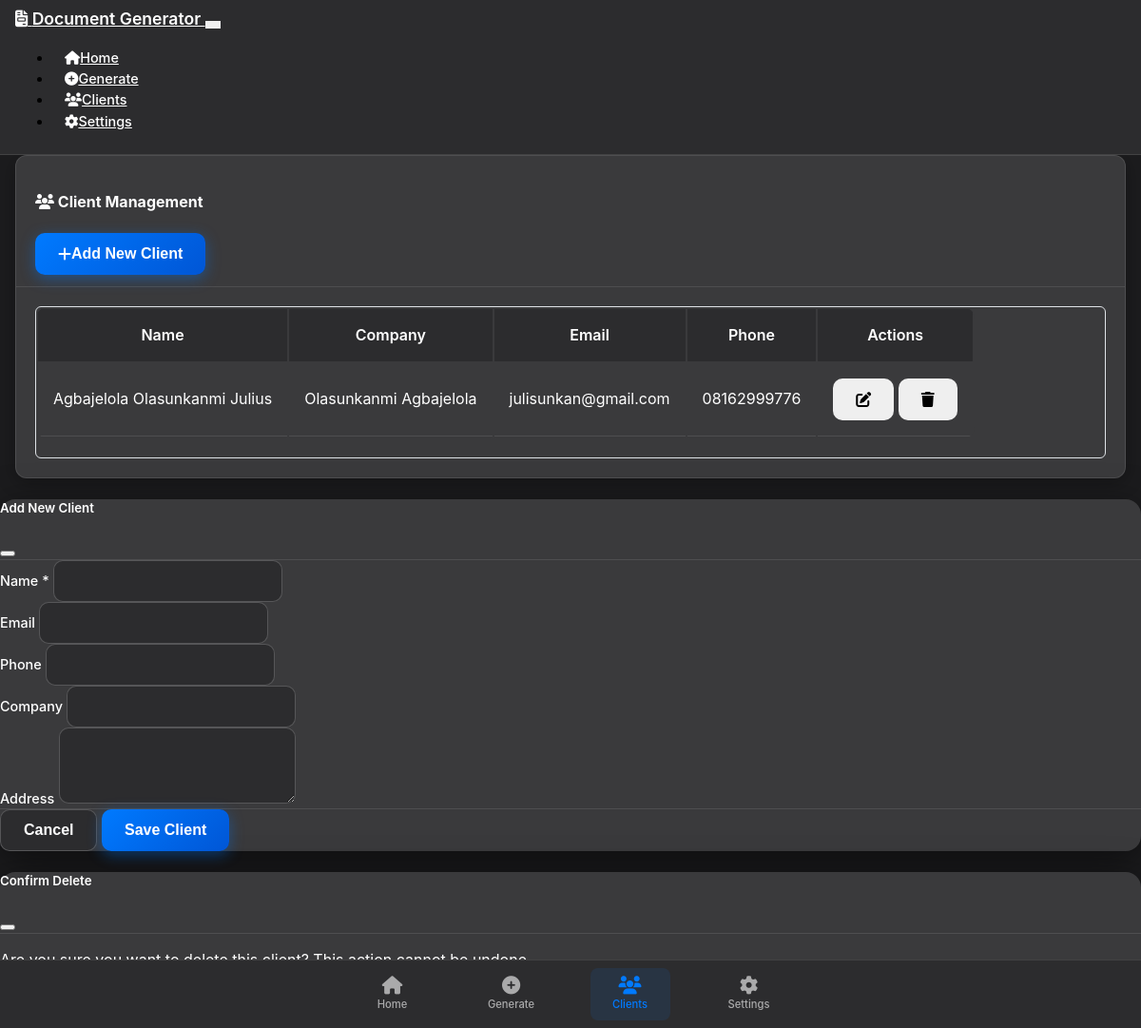
The app's page /clients, older data.
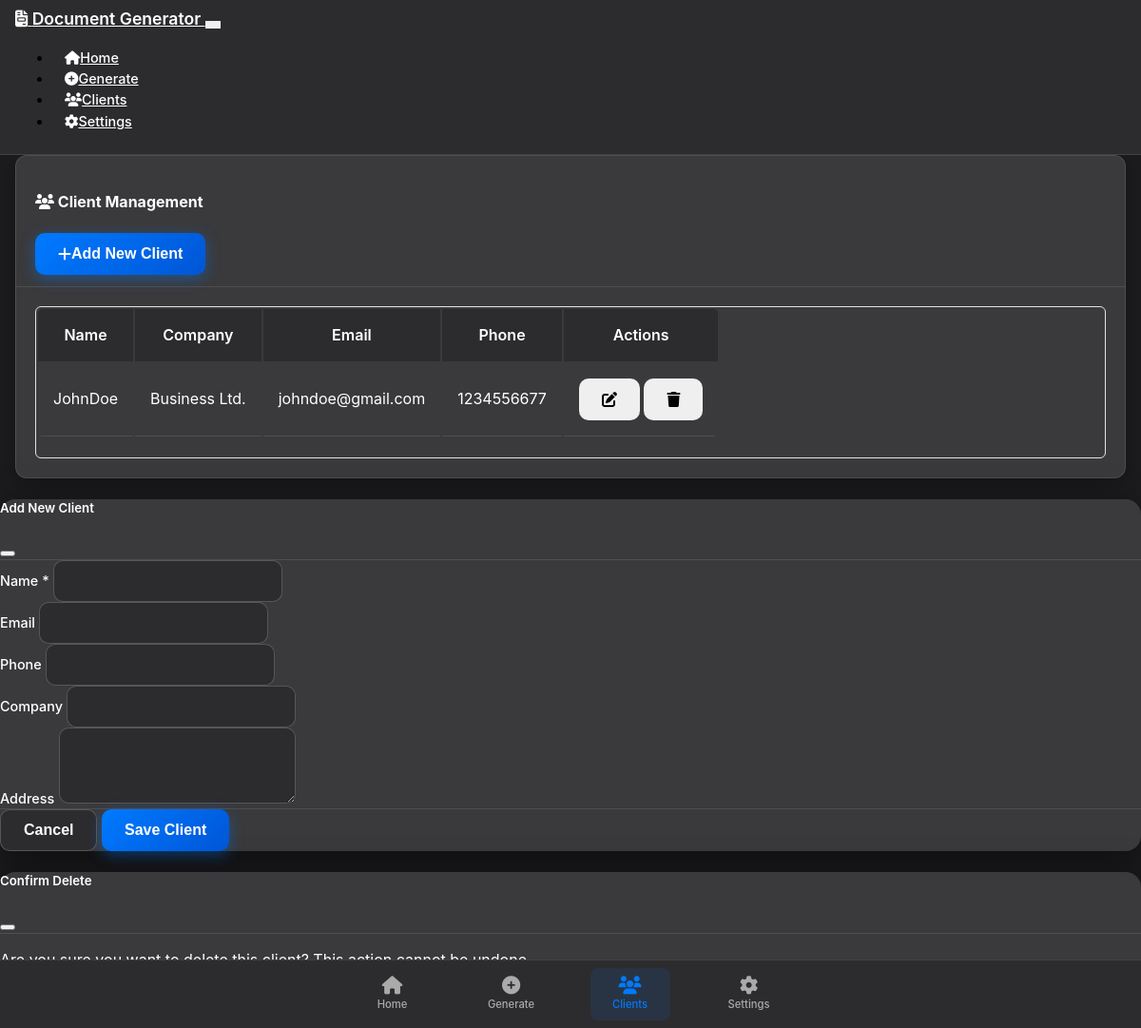
The same page, newer data.
### models.py (models this page shows, shortened)
class Client(db.Model):
    id = db.Column(db.Integer, primary_key=True)
    name = db.Column(db.String(200), nullable=False)
    email = db.Column(db.String(120), default="")
    phone = db.Column(db.String(50), default="")
    address = db.Column(db.Text, default="")
    company = db.Column(db.String(200), default="")
    created_at = db.Column(db.DateTime, default=datetime.utcnow)
    updated_at = db.Column(db.DateTime, default=datetime.utcnow, onupdate=datetime.utcnow)

### routes.py (the view)
@app.route('/clients')
def client_management():
    clients = Client.query.all()
    return render_template('client_management.html', clients=clients)

### templates/client_management.html (shortened to what this page needs)
{% extends "base.html" %}
{% block content %}
<div class="container">
    <div class="row">
        <div class="col-12">
            <div class="card">
                <div class="card-header d-flex justify-content-between align-items-center">
                    <h4 class="mb-0">
                        <i class="fas fa-users me-2"></i>
                        Client Management
                    </h4>
                    <button type="button" class="btn btn-primary" data-bs-toggle="modal" data-bs-target="#clientModal">
                        <i class="fas fa-plus me-2"></i>Add New Client
                    </button>
                </div>
                <div class="card-body">
                    <div class="table-responsive">
                        <table class="table table-hover">
                            <thead>
                                <tr>
                                    <th>Name</th>
                                    <th>Company</th>
                                    <th>Email</th>
                                    <th>Phone</th>
                                    <th>Actions</th>
                                </tr>
                            </thead>
                            <tbody id="clientsTableBody">
                                {% for client in clients %}
                                <tr data-client-id="{{ client.id }}">
                                    <td>{{ client.name }}</td>
                                    <td>{{ client.company or '-' }}</td>
                                    <td>{{ client.email or '-' }}</td>
                                    <td>{{ client.phone or '-' }}</td>
                                    <td>
                                        <button type="button" class="btn btn-sm btn-outline-primary me-1 edit-client-btn"
                                                data-client-id="{{ client.id }}"
                                                data-name="{{ client.name }}"
                                                data-email="{{ client.email }}"
                                                data-phone="{{ client.phone }}"
                                                data-company="{{ client.company }}"
                                                data-address="{{ client.address }}">
                                            <i class="fas fa-edit"></i>
                                        </button>
                                        <button type="button" class="btn btn-sm btn-outline-danger delete-client-btn"
                                                data-client-id="{{ client.id }}">
                                            <i class="fas fa-trash"></i>
                                        </button>
                                    </td>
                                </tr>
                                {% endfor %}
                            </tbody>
                        </table>
                    </div>
                </div>
            </div>
        </div>
    </div>
</div>
<div class="modal fade" id="clientModal" tabindex="-1">
    <div class="modal-dialog">
        <div class="modal-content">
            <div class="modal-header">
                <h5 class="modal-title" id="clientModalTitle">Add New Client</h5>
                <button type="button" class="btn-close" data-bs-dismiss="modal"></button>
            </div>
            <div class="modal-body">
                <form id="clientForm">
                    <div class="mb-3">
                        <label for="clientName" class="form-label">Name *</label>
                        <input type="text" class="form-control" id="clientName" required>
                    </div>
                    <div class="mb-3">
                        <label for="clientEmail" class="form-label">Email</label>
                        <input type="email" class="form-control" id="clientEmail">
                    </div>
                    <div class="mb-3">
                        <label for="clientPhone" class="form-label">Phone</label>
                        <input type="tel" class="form-control" id="clientPhone">
                    </div>
                    <div class="mb-3">
                        <label for="clientCompany" class="form-label">Company</label>
                        <input type="text" class="form-control" id="clientCompany">
                    </div>
                    <div class="mb-3">
                        <label for="clientAddress" class="form-label">Address</label>
                        <textarea class="form-control" id="clientAddress" rows="3"></textarea>
                    </div>
                </form>
            </div>
            <div class="modal-footer">
                <button type="button" class="btn btn-secondary" data-bs-dismiss="modal">Cancel</button>
                <button type="button" class="btn btn-primary" id="saveClientBtn">Save Client</button>
            </div>
        </div>
    </div>
</div>
<div class="modal fade" id="deleteModal" tabindex="-1">
    <div class="modal-dialog">
        <div class="modal-content">
            <div class="modal-header">
                <h5 class="modal-title">Confirm Delete</h5>
                <button type="button" class="btn-close" data-bs-dismiss="modal"></button>
            </div>
            <div class="modal-body">
                <p>Are you sure you want to delete this client? This action cannot be undone.</p>
            </div>
            <div class="modal-footer">
                <button type="button" class="btn btn-secondary" data-bs-dismiss="modal">Cancel</button>
                <button type="button" class="btn btn-danger" id="confirmDeleteBtn">Delete</button>
            </div>
        </div>
    </div>
</div>
{% endblock %}

### templates/base.html (shortened to what this page needs)
<!DOCTYPE html>
<html lang="en" data-bs-theme="dark">
<head>
    <link href="https://cdn.replit.com/agent/bootstrap-agent-dark-theme.min.css" rel="stylesheet">
    <link rel="stylesheet" href="https://cdnjs.cloudflare.com/ajax/libs/font-awesome/6.4.0/css/all.min.css">
    <link rel="stylesheet" href="{{ url_for('static', filename='css/custom.css') }}">
</head>
<body>
    <nav class="navbar navbar-expand-lg navbar-dark bg-dark">
        <div class="container">
            <a class="navbar-brand" href="{{ url_for('index') }}">
                <i class="fas fa-file-invoice me-2"></i>
                Document Generator
            </a>
            <button class="navbar-toggler" type="button" data-bs-toggle="collapse" data-bs-target="#navbarNav">
            </button>
            <div class="collapse navbar-collapse" id="navbarNav">
                <ul class="navbar-nav ms-auto">
                    <li class="nav-item">
                        <a class="nav-link" href="{{ url_for('index') }}">
                            <i class="fas fa-home me-1"></i>Home
                        </a>
                    </li>
                    <li class="nav-item">
                        <a class="nav-link" href="{{ url_for('document_generator') }}">
                            <i class="fas fa-plus-circle me-1"></i>Generate
                        </a>
                    </li>
                    <li class="nav-item">
                        <a class="nav-link" href="{{ url_for('client_management') }}">
                            <i class="fas fa-users me-1"></i>Clients
                        </a>
                    </li>
                    <li class="nav-item">
                        <a class="nav-link" href="{{ url_for('business_settings') }}">
                            <i class="fas fa-cog me-1"></i>Settings
                        </a>
                    </li>
                </ul>
            </div>
        </div>
    </nav>
    <main class="py-4">
        {% block content %}{% endblock %}
    </main>
    <nav class="bottom-navigation d-md-none">
        <div class="bottom-nav-items">
            <a href="{{ url_for('index') }}" class="bottom-nav-item">
                <i class="fas fa-home"></i>
                <span>Home</span>
            </a>
            <a href="{{ url_for('document_generator') }}" class="bottom-nav-item">
                <i class="fas fa-plus-circle"></i>
                <span>Generate</span>
            </a>
            <a href="{{ url_for('client_management') }}" class="bottom-nav-item">
                <i class="fas fa-users"></i>
                <span>Clients</span>
            </a>
            <a href="{{ url_for('business_settings') }}" class="bottom-nav-item">
                <i class="fas fa-cog"></i>
                <span>Settings</span>
            </a>
        </div>
    </nav>
</body>
</html>

### static/css/custom.css (style rules this page uses)
:root { --primary-color: #007AFF; --secondary-color: #8E8E93; --success-color: #34C759; --danger-color: #FF3B30; --warning-color: #FF9500; --info-color: #5AC8FA; --light-color: #F2F2F7; --dark-color: #1C1C1E; --surface-color: #2C2C2E; --card-bg: #3A3A3C; }
* { -webkit-tap-highlight-color: transparent; -webkit-touch-callout: none; -webkit-user-select: none; user-select: none; }
body { font-family: -apple-system, BlinkMacSystemFont, 'Segoe UI', Roboto, sans-serif; line-height: 1.4; background-color: var(--dark-color); margin: 0; padding: 0; overflow-x: hidden; }
.container { max-width: 100%; padding: 0 16px; margin: 0; }
.navbar { background-color: var(--surface-color) !important; border-bottom: 1px solid rgba(255, 255, 255, 0.1); padding: 8px 0; backdrop-filter: blur(20px); -webkit-backdrop-filter: blur(20px); }
.navbar-brand { font-weight: 600; font-size: 1.1rem; color: #FFFFFF !important; }
.nav-link { font-weight: 500; font-size: 0.9rem; color: #FFFFFF !important; padding: 8px 12px !important; border-radius: 8px; transition: all 0.2s ease; }
.navbar-toggler { border: none; padding: 4px 8px; }
.card { background-color: var(--card-bg); border: 1px solid rgba(255, 255, 255, 0.1); border-radius: 12px; box-shadow: 0 4px 20px rgba(0, 0, 0, 0.3); transition: all 0.3s ease; margin-bottom: 16px; }
.card-header { background-color: transparent; border-bottom: 1px solid rgba(255, 255, 255, 0.1); font-weight: 600; color: #FFFFFF; padding: 16px 20px 12px; }
.card-body { padding: 20px; color: #FFFFFF; }
.form-label { font-weight: 500; margin-bottom: 8px; color: #FFFFFF; font-size: 0.9rem; }
.form-control, .form-select { background-color: var(--surface-color); border: 1px solid rgba(255, 255, 255, 0.2); border-radius: 10px; color: #FFFFFF; padding: 12px 16px; font-size: 1rem; transition: all 0.2s ease; }
.form-control::placeholder { color: rgba(255, 255, 255, 0.6); }
.btn { font-weight: 600; border-radius: 10px; padding: 12px 24px; font-size: 1rem; border: none; transition: all 0.2s ease; min-height: 44px; display: inline-flex; align-items: center; justify-content: center; }
.btn-primary { background: linear-gradient(135deg, var(--primary-color) 0%, #0056D6 100%); color: #FFFFFF; box-shadow: 0 4px 15px rgba(0, 122, 255, 0.4); }
.btn-danger { background: linear-gradient(135deg, var(--danger-color) 0%, #C82333 100%); color: #FFFFFF; box-shadow: 0 4px 15px rgba(255, 59, 48, 0.4); }
.btn-secondary { background-color: var(--surface-color); color: #FFFFFF; border: 1px solid rgba(255, 255, 255, 0.2); }
.table-responsive { border-radius: 0.375rem; border: 1px solid #dee2e6; }
.table th { font-weight: 600; background-color: var(--light-color); border-bottom: 2px solid #dee2e6; }
.modal-content { border: none; box-shadow: 0 0.5rem 1rem rgba(0, 0, 0, 0.15); }
.modal-header { background-color: var(--light-color); border-bottom: 1px solid #dee2e6; }
.modal-title { font-weight: 600; }
.bottom-navigation { position: fixed; bottom: 0; left: 0; right: 0; background: var(--surface-color); border-top: 1px solid rgba(255, 255, 255, 0.1); padding: 8px 0; z-index: 1000; backdrop-filter: blur(20px); -webkit-backdrop-filter: blur(20px); }
.bottom-nav-items { display: flex; justify-content: space-around; align-items: center; max-width: 500px; margin: 0 auto; }
.bottom-nav-item { display: flex; flex-direction: column; align-items: center; text-decoration: none; color: rgba(255, 255, 255, 0.6); transition: all 0.2s ease; padding: 8px 12px; border-radius: 8px; min-width: 60px; }
.bottom-nav-item.active, .bottom-nav-item:hover { color: var(--primary-color); background-color: rgba(0, 122, 255, 0.1); }
.bottom-nav-item i { font-size: 1.2rem; margin-bottom: 4px; }
.bottom-nav-item span { font-size: 0.7rem; font-weight: 500; }
.table { background-color: var(--card-bg); border-radius: 12px; overflow: hidden; margin-bottom: 20px; }
.table th { background-color: var(--surface-color); color: #FFFFFF; font-weight: 600; border: none; padding: 16px; }
.table td { background-color: var(--card-bg); color: #FFFFFF; border: none; border-bottom: 1px solid rgba(255, 255, 255, 0.1); padding: 16px; }
.modal-content { background-color: var(--card-bg); border: none; border-radius: 16px; box-shadow: 0 10px 40px rgba(0, 0, 0, 0.5); }
.modal-header { background-color: transparent; border-bottom: 1px solid rgba(255, 255, 255, 0.1); color: #FFFFFF; }
.modal-body { color: #FFFFFF; }
.modal-footer { border-top: 1px solid rgba(255, 255, 255, 0.1); }

Row changes from the older to the newer data that the page shows:
changed Client: name "Agbajelola Olasunkanmi Julius" → "JohnDoe"; company "Olasunkanmi Agbajelola" → "Business Ltd."; email "julisunkan@gmail.com" → "johndoe@gmail.com"; phone "08162999776" → "1234556677"
